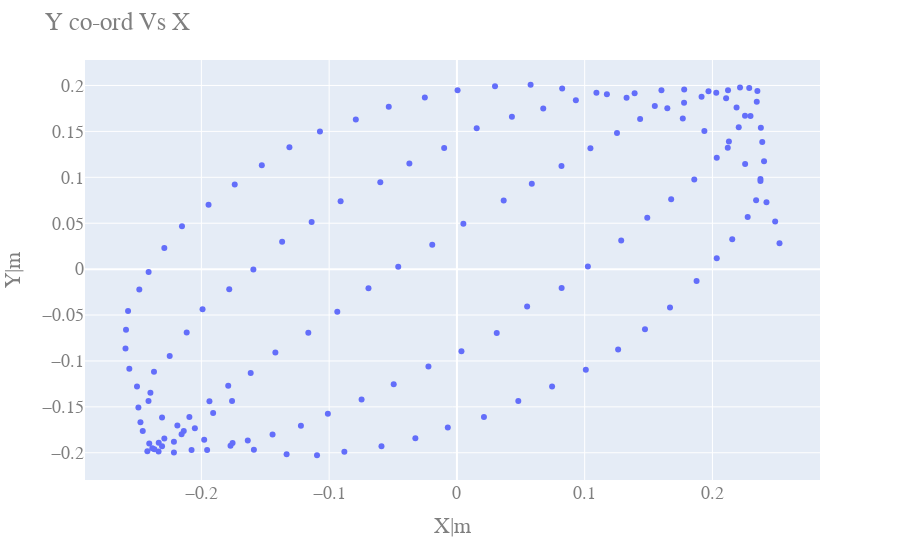

The notebook cell this image was saved under:
### Code cell
CreateScatterGraph(Data1.X,Data1.Y,"Y co-ord Vs X","X|m","Y|m")

### Figure 1 — Plotly figure (JSON) as saved in the notebook; plotly's stock layout.template omitted (floating-point values rounded to 4 significant figures; data arrays with more than 128 entries replaced by an {"elided": "..."} marker saying what was removed)
{"data": [{"hovertemplate": "x=%{x}<br>y=%{y}<extra></extra>", "legendgroup": "", "marker": {"color": "#636efa", "symbol": "circle"}, "mode": "markers", "name": "", "showlegend": false, "type": "scatter", "x": {"elided": "152 float values"}, "xaxis": "x", "y": {"elided": "152 float values"}, "yaxis": "y"}], "layout": {"font": {"color": "#7f7f7f", "family": "Courier New, monospace", "size": 18}, "legend": {"tracegroupgap": 0}, "margin": {"t": 60}, "title": {"text": "Y co-ord Vs X"}, "xaxis": {"anchor": "y", "domain": [0, 1], "title": {"text": "X|m"}}, "yaxis": {"anchor": "x", "domain": [0, 1], "title": {"text": "Y|m"}}}}
